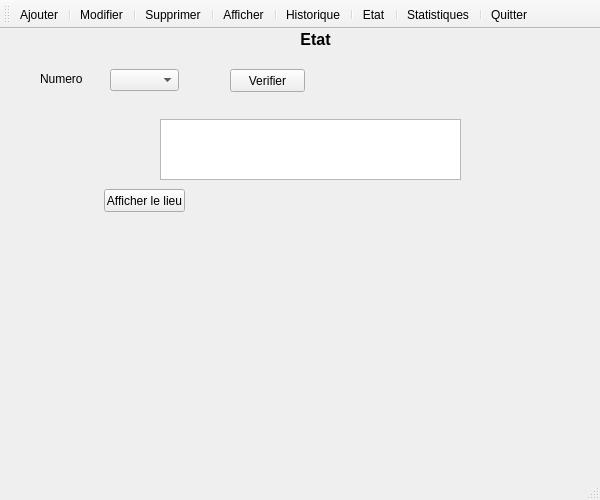
<?xml version="1.0" encoding="UTF-8"?>
<ui version="4.0">
 <class>Abribus</class>
 <widget class="QMainWindow" name="Abribus">
  <property name="geometry">
   <rect>
    <x>0</x>
    <y>0</y>
    <width>600</width>
    <height>500</height>
   </rect>
  </property>
  <property name="windowTitle">
   <string>Abribus</string>
  </property>
  <property name="windowIcon">
   <iconset resource="ressource.qrc">
    <normaloff>:/icone/ChoixObjet/bus-stop.png</normaloff>:/icone/ChoixObjet/bus-stop.png</iconset>
  </property>
  <widget class="QWidget" name="centralwidget">
   <widget class="QStackedWidget" name="stackedWidget">
    <property name="geometry">
     <rect>
      <x>0</x>
      <y>0</y>
      <width>600</width>
      <height>600</height>
     </rect>
    </property>
    <property name="currentIndex">
     <number>5</number>
    </property>
    <widget class="QWidget" name="Ajouter">
     <widget class="QLabel" name="label_3">
      <property name="geometry">
       <rect>
        <x>40</x>
        <y>40</y>
        <width>47</width>
        <height>13</height>
       </rect>
      </property>
      <property name="text">
       <string>Numero</string>
      </property>
     </widget>
     <widget class="QLabel" name="label_4">
      <property name="geometry">
       <rect>
        <x>40</x>
        <y>80</y>
        <width>47</width>
        <height>13</height>
       </rect>
      </property>
      <property name="text">
       <string>Nom</string>
      </property>
     </widget>
     <widget class="QLabel" name="label_5">
      <property name="geometry">
       <rect>
        <x>40</x>
        <y>120</y>
        <width>47</width>
        <height>13</height>
       </rect>
      </property>
      <property name="text">
       <string>Lieu</string>
      </property>
     </widget>
     <widget class="QLabel" name="label_6">
      <property name="geometry">
       <rect>
        <x>40</x>
        <y>170</y>
        <width>71</width>
        <height>16</height>
       </rect>
      </property>
      <property name="text">
       <string>Commentaire</string>
      </property>
     </widget>
     <widget class="QLineEdit" name="lineEdit_2">
      <property name="geometry">
       <rect>
        <x>130</x>
        <y>80</y>
        <width>221</width>
        <height>20</height>
       </rect>
      </property>
     </widget>
     <widget class="QTextEdit" name="textEdit">
      <property name="geometry">
       <rect>
        <x>130</x>
        <y>170</y>
        <width>221</width>
        <height>61</height>
       </rect>
      </property>
     </widget>
     <widget class="QLineEdit" name="lineEdit_3">
      <property name="geometry">
       <rect>
        <x>130</x>
        <y>120</y>
        <width>221</width>
        <height>20</height>
       </rect>
      </property>
     </widget>
     <widget class="QSpinBox" name="spinBox">
      <property name="geometry">
       <rect>
        <x>130</x>
        <y>40</y>
        <width>42</width>
        <height>22</height>
       </rect>
      </property>
     </widget>
     <widget class="QPushButton" name="Ajouter_2">
      <property name="geometry">
       <rect>
        <x>180</x>
        <y>340</y>
        <width>75</width>
        <height>23</height>
       </rect>
      </property>
      <property name="text">
       <string>Ajouter</string>
      </property>
     </widget>
     <widget class="QPushButton" name="annuleraj">
      <property name="geometry">
       <rect>
        <x>340</x>
        <y>340</y>
        <width>75</width>
        <height>23</height>
       </rect>
      </property>
      <property name="text">
       <string>Annuler</string>
      </property>
     </widget>
     <widget class="QLabel" name="label_26">
      <property name="geometry">
       <rect>
        <x>260</x>
        <y>0</y>
        <width>111</width>
        <height>21</height>
       </rect>
      </property>
      <property name="text">
       <string>&lt;html&gt;&lt;head/&gt;&lt;body&gt;&lt;p align=&quot;center&quot;&gt;&lt;span style=&quot; font-size:12pt; font-weight:600;&quot;&gt;Ajouter&lt;/span&gt;&lt;/p&gt;&lt;/body&gt;&lt;/html&gt;</string>
      </property>
      <property name="wordWrap">
       <bool>false</bool>
      </property>
     </widget>
     <widget class="QComboBox" name="comboBox_5">
      <property name="geometry">
       <rect>
        <x>130</x>
        <y>260</y>
        <width>69</width>
        <height>22</height>
       </rect>
      </property>
      <item>
       <property name="text">
        <string>Allume</string>
       </property>
      </item>
      <item>
       <property name="text">
        <string>Eteinte</string>
       </property>
      </item>
     </widget>
     <widget class="QLabel" name="label_7">
      <property name="geometry">
       <rect>
        <x>50</x>
        <y>260</y>
        <width>47</width>
        <height>13</height>
       </rect>
      </property>
      <property name="text">
       <string>Etat</string>
      </property>
     </widget>
    </widget>
    <widget class="QWidget" name="Modifier">
     <widget class="QLabel" name="label_10">
      <property name="geometry">
       <rect>
        <x>40</x>
        <y>290</y>
        <width>61</width>
        <height>20</height>
       </rect>
      </property>
      <property name="text">
       <string>Nom capteur</string>
      </property>
     </widget>
     <widget class="QLabel" name="label_11">
      <property name="geometry">
       <rect>
        <x>40</x>
        <y>180</y>
        <width>71</width>
        <height>16</height>
       </rect>
      </property>
      <property name="text">
       <string>Commentaire</string>
      </property>
     </widget>
     <widget class="QPushButton" name="annulermod">
      <property name="geometry">
       <rect>
        <x>340</x>
        <y>330</y>
        <width>75</width>
        <height>23</height>
       </rect>
      </property>
      <property name="text">
       <string>Annuler</string>
      </property>
     </widget>
     <widget class="QLineEdit" name="NomCapteurmo">
      <property name="geometry">
       <rect>
        <x>130</x>
        <y>290</y>
        <width>221</width>
        <height>20</height>
       </rect>
      </property>
     </widget>
     <widget class="QPushButton" name="Enregistrer">
      <property name="geometry">
       <rect>
        <x>180</x>
        <y>330</y>
        <width>75</width>
        <height>23</height>
       </rect>
      </property>
      <property name="text">
       <string>Enregistrer</string>
      </property>
     </widget>
     <widget class="QLabel" name="label_13">
      <property name="geometry">
       <rect>
        <x>40</x>
        <y>40</y>
        <width>47</width>
        <height>13</height>
       </rect>
      </property>
      <property name="text">
       <string>Numero</string>
      </property>
     </widget>
     <widget class="QLineEdit" name="Lieumo">
      <property name="geometry">
       <rect>
        <x>130</x>
        <y>140</y>
        <width>221</width>
        <height>20</height>
       </rect>
      </property>
     </widget>
     <widget class="QLabel" name="label_15">
      <property name="geometry">
       <rect>
        <x>40</x>
        <y>140</y>
        <width>47</width>
        <height>13</height>
       </rect>
      </property>
      <property name="text">
       <string>Lieu</string>
      </property>
     </widget>
     <widget class="QTextEdit" name="Commentairemo">
      <property name="geometry">
       <rect>
        <x>130</x>
        <y>180</y>
        <width>221</width>
        <height>61</height>
       </rect>
      </property>
     </widget>
     <widget class="QLineEdit" name="Nommo">
      <property name="geometry">
       <rect>
        <x>130</x>
        <y>100</y>
        <width>221</width>
        <height>20</height>
       </rect>
      </property>
     </widget>
     <widget class="QLabel" name="label_16">
      <property name="geometry">
       <rect>
        <x>40</x>
        <y>100</y>
        <width>47</width>
        <height>13</height>
       </rect>
      </property>
      <property name="text">
       <string>Nom</string>
      </property>
     </widget>
     <widget class="QComboBox" name="Numerorech">
      <property name="geometry">
       <rect>
        <x>130</x>
        <y>30</y>
        <width>69</width>
        <height>22</height>
       </rect>
      </property>
      <item>
       <property name="text">
        <string/>
       </property>
      </item>
     </widget>
     <widget class="QLabel" name="label_25">
      <property name="geometry">
       <rect>
        <x>260</x>
        <y>0</y>
        <width>111</width>
        <height>21</height>
       </rect>
      </property>
      <property name="text">
       <string>&lt;html&gt;&lt;head/&gt;&lt;body&gt;&lt;p align=&quot;center&quot;&gt;&lt;span style=&quot; font-size:12pt; font-weight:600;&quot;&gt;Modifier&lt;/span&gt;&lt;/p&gt;&lt;/body&gt;&lt;/html&gt;</string>
      </property>
      <property name="wordWrap">
       <bool>false</bool>
      </property>
     </widget>
     <widget class="QLabel" name="label_9">
      <property name="geometry">
       <rect>
        <x>40</x>
        <y>250</y>
        <width>47</width>
        <height>13</height>
       </rect>
      </property>
      <property name="text">
       <string>Etat</string>
      </property>
     </widget>
     <widget class="QComboBox" name="etatmo">
      <property name="geometry">
       <rect>
        <x>130</x>
        <y>250</y>
        <width>69</width>
        <height>22</height>
       </rect>
      </property>
      <item>
       <property name="text">
        <string>Allume</string>
       </property>
      </item>
      <item>
       <property name="text">
        <string>Eteinte</string>
       </property>
      </item>
     </widget>
     <widget class="QLineEdit" name="Numeromo">
      <property name="geometry">
       <rect>
        <x>130</x>
        <y>70</y>
        <width>221</width>
        <height>20</height>
       </rect>
      </property>
     </widget>
     <widget class="QLabel" name="label_12">
      <property name="geometry">
       <rect>
        <x>40</x>
        <y>70</y>
        <width>47</width>
        <height>13</height>
       </rect>
      </property>
      <property name="text">
       <string>Numero</string>
      </property>
     </widget>
     <widget class="QPushButton" name="Rechercher">
      <property name="geometry">
       <rect>
        <x>240</x>
        <y>30</y>
        <width>121</width>
        <height>23</height>
       </rect>
      </property>
      <property name="text">
       <string>Rechercher</string>
      </property>
     </widget>
    </widget>
    <widget class="QWidget" name="Supprimer">
     <widget class="QTextEdit" name="Commentairesupp">
      <property name="geometry">
       <rect>
        <x>130</x>
        <y>190</y>
        <width>221</width>
        <height>61</height>
       </rect>
      </property>
     </widget>
     <widget class="QLabel" name="label_18">
      <property name="geometry">
       <rect>
        <x>40</x>
        <y>40</y>
        <width>47</width>
        <height>13</height>
       </rect>
      </property>
      <property name="text">
       <string>Numero</string>
      </property>
     </widget>
     <widget class="QLabel" name="label_20">
      <property name="geometry">
       <rect>
        <x>40</x>
        <y>190</y>
        <width>71</width>
        <height>16</height>
       </rect>
      </property>
      <property name="text">
       <string>Commentaire</string>
      </property>
     </widget>
     <widget class="QPushButton" name="annulersupp">
      <property name="geometry">
       <rect>
        <x>340</x>
        <y>340</y>
        <width>75</width>
        <height>23</height>
       </rect>
      </property>
      <property name="text">
       <string>Annuler</string>
      </property>
     </widget>
     <widget class="QPushButton" name="supprimer">
      <property name="geometry">
       <rect>
        <x>180</x>
        <y>340</y>
        <width>75</width>
        <height>23</height>
       </rect>
      </property>
      <property name="text">
       <string>Supprimer</string>
      </property>
     </widget>
     <widget class="QComboBox" name="Numerorechsupp">
      <property name="geometry">
       <rect>
        <x>130</x>
        <y>30</y>
        <width>69</width>
        <height>22</height>
       </rect>
      </property>
      <item>
       <property name="text">
        <string>1</string>
       </property>
      </item>
      <item>
       <property name="text">
        <string>2</string>
       </property>
      </item>
      <item>
       <property name="text">
        <string>3</string>
       </property>
      </item>
      <item>
       <property name="text">
        <string>4</string>
       </property>
      </item>
      <item>
       <property name="text">
        <string>5</string>
       </property>
      </item>
      <item>
       <property name="text">
        <string>6</string>
       </property>
      </item>
      <item>
       <property name="text">
        <string>7</string>
       </property>
      </item>
     </widget>
     <widget class="QLineEdit" name="Nomsupp">
      <property name="geometry">
       <rect>
        <x>130</x>
        <y>110</y>
        <width>221</width>
        <height>20</height>
       </rect>
      </property>
     </widget>
     <widget class="QLabel" name="label_21">
      <property name="geometry">
       <rect>
        <x>40</x>
        <y>150</y>
        <width>47</width>
        <height>13</height>
       </rect>
      </property>
      <property name="text">
       <string>Lieu</string>
      </property>
     </widget>
     <widget class="QLineEdit" name="NomCapteursupp">
      <property name="geometry">
       <rect>
        <x>130</x>
        <y>300</y>
        <width>221</width>
        <height>20</height>
       </rect>
      </property>
     </widget>
     <widget class="QLabel" name="label_22">
      <property name="geometry">
       <rect>
        <x>40</x>
        <y>300</y>
        <width>61</width>
        <height>20</height>
       </rect>
      </property>
      <property name="text">
       <string>Nom capteur</string>
      </property>
     </widget>
     <widget class="QLabel" name="label_23">
      <property name="geometry">
       <rect>
        <x>40</x>
        <y>110</y>
        <width>47</width>
        <height>13</height>
       </rect>
      </property>
      <property name="text">
       <string>Nom</string>
      </property>
     </widget>
     <widget class="QLineEdit" name="Lieusupp">
      <property name="geometry">
       <rect>
        <x>130</x>
        <y>150</y>
        <width>221</width>
        <height>20</height>
       </rect>
      </property>
     </widget>
     <widget class="QLabel" name="label_24">
      <property name="geometry">
       <rect>
        <x>260</x>
        <y>0</y>
        <width>111</width>
        <height>21</height>
       </rect>
      </property>
      <property name="text">
       <string>&lt;html&gt;&lt;head/&gt;&lt;body&gt;&lt;p align=&quot;center&quot;&gt;&lt;span style=&quot; font-size:12pt; font-weight:600;&quot;&gt;Supprimer&lt;/span&gt;&lt;/p&gt;&lt;/body&gt;&lt;/html&gt;</string>
      </property>
      <property name="wordWrap">
       <bool>false</bool>
      </property>
     </widget>
     <widget class="QComboBox" name="etatsupp">
      <property name="geometry">
       <rect>
        <x>130</x>
        <y>260</y>
        <width>69</width>
        <height>22</height>
       </rect>
      </property>
      <item>
       <property name="text">
        <string>Allume</string>
       </property>
      </item>
      <item>
       <property name="text">
        <string>Eteinte</string>
       </property>
      </item>
     </widget>
     <widget class="QLabel" name="label_14">
      <property name="geometry">
       <rect>
        <x>50</x>
        <y>260</y>
        <width>47</width>
        <height>13</height>
       </rect>
      </property>
      <property name="text">
       <string>Etat</string>
      </property>
     </widget>
     <widget class="QLabel" name="label_17">
      <property name="geometry">
       <rect>
        <x>40</x>
        <y>70</y>
        <width>47</width>
        <height>13</height>
       </rect>
      </property>
      <property name="text">
       <string>Numero</string>
      </property>
     </widget>
     <widget class="QLineEdit" name="Numerosupp">
      <property name="geometry">
       <rect>
        <x>130</x>
        <y>70</y>
        <width>221</width>
        <height>20</height>
       </rect>
      </property>
     </widget>
     <widget class="QPushButton" name="Recherchersupp">
      <property name="geometry">
       <rect>
        <x>250</x>
        <y>30</y>
        <width>75</width>
        <height>23</height>
       </rect>
      </property>
      <property name="text">
       <string>Rechercher</string>
      </property>
     </widget>
    </widget>
    <widget class="QWidget" name="Afficher">
     <widget class="QLabel" name="label_29">
      <property name="geometry">
       <rect>
        <x>260</x>
        <y>0</y>
        <width>111</width>
        <height>21</height>
       </rect>
      </property>
      <property name="text">
       <string>&lt;html&gt;&lt;head/&gt;&lt;body&gt;&lt;p align=&quot;center&quot;&gt;&lt;span style=&quot; font-size:12pt; font-weight:600;&quot;&gt;Afficher&lt;/span&gt;&lt;/p&gt;&lt;/body&gt;&lt;/html&gt;</string>
      </property>
      <property name="wordWrap">
       <bool>false</bool>
      </property>
     </widget>
     <widget class="QTableView" name="tableView_afficher">
      <property name="geometry">
       <rect>
        <x>5</x>
        <y>51</y>
        <width>591</width>
        <height>331</height>
       </rect>
      </property>
     </widget>
    </widget>
    <widget class="QWidget" name="Historique">
     <widget class="QLabel" name="label_2">
      <property name="geometry">
       <rect>
        <x>60</x>
        <y>30</y>
        <width>47</width>
        <height>13</height>
       </rect>
      </property>
      <property name="text">
       <string>Numero</string>
      </property>
     </widget>
     <widget class="QComboBox" name="Numerorechhist">
      <property name="geometry">
       <rect>
        <x>140</x>
        <y>30</y>
        <width>41</width>
        <height>22</height>
       </rect>
      </property>
      <item>
       <property name="text">
        <string>1</string>
       </property>
      </item>
      <item>
       <property name="text">
        <string>2</string>
       </property>
      </item>
      <item>
       <property name="text">
        <string>3</string>
       </property>
      </item>
      <item>
       <property name="text">
        <string>4</string>
       </property>
      </item>
     </widget>
     <widget class="QLabel" name="label_28">
      <property name="geometry">
       <rect>
        <x>260</x>
        <y>0</y>
        <width>111</width>
        <height>21</height>
       </rect>
      </property>
      <property name="text">
       <string>&lt;html&gt;&lt;head/&gt;&lt;body&gt;&lt;p align=&quot;center&quot;&gt;&lt;span style=&quot; font-size:12pt; font-weight:600;&quot;&gt;Historique&lt;/span&gt;&lt;/p&gt;&lt;/body&gt;&lt;/html&gt;</string>
      </property>
      <property name="wordWrap">
       <bool>false</bool>
      </property>
     </widget>
     <widget class="QTableView" name="tableView_hist">
      <property name="geometry">
       <rect>
        <x>15</x>
        <y>81</y>
        <width>561</width>
        <height>301</height>
       </rect>
      </property>
     </widget>
     <widget class="QPushButton" name="verifierhist">
      <property name="geometry">
       <rect>
        <x>230</x>
        <y>30</y>
        <width>75</width>
        <height>23</height>
       </rect>
      </property>
      <property name="text">
       <string>Verifier</string>
      </property>
     </widget>
    </widget>
    <widget class="QWidget" name="Etat">
     <widget class="QComboBox" name="Numerorechetat">
      <property name="geometry">
       <rect>
        <x>110</x>
        <y>40</y>
        <width>69</width>
        <height>22</height>
       </rect>
      </property>
     </widget>
     <widget class="QLabel" name="label">
      <property name="geometry">
       <rect>
        <x>40</x>
        <y>40</y>
        <width>91</width>
        <height>20</height>
       </rect>
      </property>
      <property name="text">
       <string>Numero</string>
      </property>
     </widget>
     <widget class="QLabel" name="label_27">
      <property name="geometry">
       <rect>
        <x>260</x>
        <y>0</y>
        <width>111</width>
        <height>21</height>
       </rect>
      </property>
      <property name="text">
       <string>&lt;html&gt;&lt;head/&gt;&lt;body&gt;&lt;p align=&quot;center&quot;&gt;&lt;span style=&quot; font-size:12pt; font-weight:600;&quot;&gt;Etat&lt;/span&gt;&lt;/p&gt;&lt;/body&gt;&lt;/html&gt;</string>
      </property>
      <property name="wordWrap">
       <bool>false</bool>
      </property>
     </widget>
     <widget class="QTableView" name="tableView_etat">
      <property name="geometry">
       <rect>
        <x>160</x>
        <y>90</y>
        <width>301</width>
        <height>61</height>
       </rect>
      </property>
     </widget>
     <widget class="QPushButton" name="Verifier">
      <property name="geometry">
       <rect>
        <x>230</x>
        <y>40</y>
        <width>75</width>
        <height>23</height>
       </rect>
      </property>
      <property name="text">
       <string>Verifier</string>
      </property>
     </widget>
     <widget class="QLabel" name="imageetat">
      <property name="geometry">
       <rect>
        <x>330</x>
        <y>180</y>
        <width>211</width>
        <height>211</height>
       </rect>
      </property>
      <property name="text">
       <string/>
      </property>
     </widget>
     <widget class="QPushButton" name="lieu">
      <property name="geometry">
       <rect>
        <x>104</x>
        <y>160</y>
        <width>81</width>
        <height>23</height>
       </rect>
      </property>
      <property name="text">
       <string>Afficher le lieu</string>
      </property>
     </widget>
    </widget>
    <widget class="QWidget" name="Statistiques">
     <widget class="QLabel" name="label_30">
      <property name="geometry">
       <rect>
        <x>190</x>
        <y>10</y>
        <width>201</width>
        <height>21</height>
       </rect>
      </property>
      <property name="text">
       <string>&lt;html&gt;&lt;head/&gt;&lt;body&gt;&lt;p align=&quot;center&quot;&gt;&lt;span style=&quot; font-size:12pt; font-weight:600;&quot;&gt;Statistiques des Abribus&lt;/span&gt;&lt;/p&gt;&lt;/body&gt;&lt;/html&gt;</string>
      </property>
      <property name="wordWrap">
       <bool>false</bool>
      </property>
     </widget>
     <widget class="QWidget" name="widget" native="true">
      <property name="geometry">
       <rect>
        <x>29</x>
        <y>129</y>
        <width>551</width>
        <height>291</height>
       </rect>
      </property>
     </widget>
     <widget class="QComboBox" name="day">
      <property name="geometry">
       <rect>
        <x>120</x>
        <y>70</y>
        <width>69</width>
        <height>22</height>
       </rect>
      </property>
      <item>
       <property name="text">
        <string>1</string>
       </property>
      </item>
      <item>
       <property name="text">
        <string>2</string>
       </property>
      </item>
      <item>
       <property name="text">
        <string>3</string>
       </property>
      </item>
      <item>
       <property name="text">
        <string>4</string>
       </property>
      </item>
      <item>
       <property name="text">
        <string>5</string>
       </property>
      </item>
      <item>
       <property name="text">
        <string>6</string>
       </property>
      </item>
      <item>
       <property name="text">
        <string>7</string>
       </property>
      </item>
      <item>
       <property name="text">
        <string>8</string>
       </property>
      </item>
      <item>
       <property name="text">
        <string>9</string>
       </property>
      </item>
      <item>
       <property name="text">
        <string>10</string>
       </property>
      </item>
      <item>
       <property name="text">
        <string>11</string>
       </property>
      </item>
      <item>
       <property name="text">
        <string>12</string>
       </property>
      </item>
      <item>
       <property name="text">
        <string>13</string>
       </property>
      </item>
      <item>
       <property name="text">
        <string>14</string>
       </property>
      </item>
      <item>
       <property name="text">
        <string>15</string>
       </property>
      </item>
      <item>
       <property name="text">
        <string>16</string>
       </property>
      </item>
      <item>
       <property name="text">
        <string>17</string>
       </property>
      </item>
      <item>
       <property name="text">
        <string>18</string>
       </property>
      </item>
      <item>
       <property name="text">
        <string>19</string>
       </property>
      </item>
      <item>
       <property name="text">
        <string>20</string>
       </property>
      </item>
      <item>
       <property name="text">
        <string>21</string>
       </property>
      </item>
      <item>
       <property name="text">
        <string>22</string>
       </property>
      </item>
      <item>
       <property name="text">
        <string>23</string>
       </property>
      </item>
      <item>
       <property name="text">
        <string>24</string>
       </property>
      </item>
      <item>
       <property name="text">
        <string>25</string>
       </property>
      </item>
      <item>
       <property name="text">
        <string>26</string>
       </property>
      </item>
      <item>
       <property name="text">
        <string>27</string>
       </property>
      </item>
      <item>
       <property name="text">
        <string>28</string>
       </property>
      </item>
      <item>
       <property name="text">
        <string>29</string>
       </property>
      </item>
      <item>
       <property name="text">
        <string>30</string>
       </property>
      </item>
      <item>
       <property name="text">
        <string>31</string>
       </property>
      </item>
     </widget>
     <widget class="QLabel" name="label_8">
      <property name="geometry">
       <rect>
        <x>60</x>
        <y>70</y>
        <width>47</width>
        <height>13</height>
       </rect>
      </property>
      <property name="text">
       <string>Date</string>
      </property>
     </widget>
     <widget class="QComboBox" name="month">
      <property name="geometry">
       <rect>
        <x>230</x>
        <y>70</y>
        <width>69</width>
        <height>22</height>
       </rect>
      </property>
      <item>
       <property name="text">
        <string>1</string>
       </property>
      </item>
      <item>
       <property name="text">
        <string>2</string>
       </property>
      </item>
      <item>
       <property name="text">
        <string>3</string>
       </property>
      </item>
      <item>
       <property name="text">
        <string>4</string>
       </property>
      </item>
      <item>
       <property name="text">
        <string>5</string>
       </property>
      </item>
      <item>
       <property name="text">
        <string>6</string>
       </property>
      </item>
      <item>
       <property name="text">
        <string>7</string>
       </property>
      </item>
      <item>
       <property name="text">
        <string>8</string>
       </property>
      </item>
      <item>
       <property name="text">
        <string>9</string>
       </property>
      </item>
      <item>
       <property name="text">
        <string>10</string>
       </property>
      </item>
      <item>
       <property name="text">
        <string>11</string>
       </property>
      </item>
      <item>
       <property name="text">
        <string>12</string>
       </property>
      </item>
     </widget>
     <widget class="QSpinBox" name="year">
      <property name="geometry">
       <rect>
        <x>350</x>
        <y>70</y>
        <width>51</width>
        <height>22</height>
       </rect>
      </property>
      <property name="minimum">
       <number>2016</number>
      </property>
      <property name="maximum">
       <number>2020</number>
      </property>
     </widget>
     <widget class="QLabel" name="label_19">
      <property name="geometry">
       <rect>
        <x>130</x>
        <y>50</y>
        <width>47</width>
        <height>13</height>
       </rect>
      </property>
      <property name="whatsThis">
       <string>&lt;html&gt;&lt;head/&gt;&lt;body&gt;&lt;p align=&quot;center&quot;&gt;&lt;span style=&quot; font-weight:600;&quot;&gt;Jour&lt;/span&gt;&lt;/p&gt;&lt;/body&gt;&lt;/html&gt;</string>
      </property>
      <property name="text">
       <string>&lt;html&gt;&lt;head/&gt;&lt;body&gt;&lt;p align=&quot;center&quot;&gt;&lt;span style=&quot; font-weight:600; color:#ff0000;&quot;&gt;Jour&lt;/span&gt;&lt;/p&gt;&lt;/body&gt;&lt;/html&gt;</string>
      </property>
     </widget>
     <widget class="QLabel" name="label_31">
      <property name="geometry">
       <rect>
        <x>240</x>
        <y>50</y>
        <width>47</width>
        <height>13</height>
       </rect>
      </property>
      <property name="whatsThis">
       <string>&lt;html&gt;&lt;head/&gt;&lt;body&gt;&lt;p align=&quot;center&quot;&gt;&lt;span style=&quot; font-weight:600;&quot;&gt;Jour&lt;/span&gt;&lt;/p&gt;&lt;/body&gt;&lt;/html&gt;</string>
      </property>
      <property name="text">
       <string>&lt;html&gt;&lt;head/&gt;&lt;body&gt;&lt;p align=&quot;center&quot;&gt;&lt;span style=&quot; font-weight:600; color:#ff0000;&quot;&gt;Mois&lt;/span&gt;&lt;/p&gt;&lt;/body&gt;&lt;/html&gt;</string>
      </property>
     </widget>
     <widget class="QLabel" name="label_32">
      <property name="geometry">
       <rect>
        <x>350</x>
        <y>50</y>
        <width>47</width>
        <height>13</height>
       </rect>
      </property>
      <property name="whatsThis">
       <string>&lt;html&gt;&lt;head/&gt;&lt;body&gt;&lt;p align=&quot;center&quot;&gt;&lt;span style=&quot; font-weight:600;&quot;&gt;Jour&lt;/span&gt;&lt;/p&gt;&lt;/body&gt;&lt;/html&gt;</string>
      </property>
      <property name="text">
       <string>&lt;html&gt;&lt;head/&gt;&lt;body&gt;&lt;p align=&quot;center&quot;&gt;&lt;span style=&quot; font-weight:600; color:#ff0000;&quot;&gt;Annee&lt;/span&gt;&lt;/p&gt;&lt;/body&gt;&lt;/html&gt;</string>
      </property>
     </widget>
     <widget class="QPushButton" name="verfier_stat">
      <property name="geometry">
       <rect>
        <x>460</x>
        <y>70</y>
        <width>75</width>
        <height>23</height>
       </rect>
      </property>
      <property name="text">
       <string>Verifier</string>
      </property>
     </widget>
    </widget>
   </widget>
  </widget>
  <widget class="QStatusBar" name="statusbar"/>
  <widget class="QToolBar" name="toolBar">
   <property name="windowTitle">
    <string>toolBar</string>
   </property>
   <property name="iconSize">
    <size>
     <width>32</width>
     <height>32</height>
    </size>
   </property>
   <property name="toolButtonStyle">
    <enum>Qt::ToolButtonTextUnderIcon</enum>
   </property>
   <attribute name="toolBarArea">
    <enum>TopToolBarArea</enum>
   </attribute>
   <attribute name="toolBarBreak">
    <bool>false</bool>
   </attribute>
   <addaction name="actionAjouter"/>
   <addaction name="separator"/>
   <addaction name="actionModifier"/>
   <addaction name="separator"/>
   <addaction name="actionSupprimer"/>
   <addaction name="separator"/>
   <addaction name="actionAfficher"/>
   <addaction name="separator"/>
   <addaction name="actionHistorique"/>
   <addaction name="separator"/>
   <addaction name="actionEtat"/>
   <addaction name="separator"/>
   <addaction name="actionStatistiques"/>
   <addaction name="separator"/>
   <addaction name="actionQuitter"/>
  </widget>
  <action name="actionAjouter">
   <property name="icon">
    <iconset resource="ressource.qrc">
     <normaloff>:/icone/vert/add-square-button.png</normaloff>:/icone/vert/add-square-button.png</iconset>
   </property>
   <property name="text">
    <string>Ajouter</string>
   </property>
  </action>
  <action name="actionModifier">
   <property name="icon">
    <iconset resource="ressource.qrc">
     <normaloff>:/icone/vert/tools.png</normaloff>:/icone/vert/tools.png</iconset>
   </property>
   <property name="text">
    <string>Modifier</string>
   </property>
  </action>
  <action name="actionSupprimer">
   <property name="icon">
    <iconset resource="ressource.qrc">
     <normaloff>:/icone/vert/delete.png</normaloff>:/icone/vert/delete.png</iconset>
   </property>
   <property name="text">
    <string>Supprimer</string>
   </property>
  </action>
  <action name="actionAfficher">
   <property name="icon">
    <iconset resource="ressource.qrc">
     <normaloff>:/icone/vert/list.png</normaloff>:/icone/vert/list.png</iconset>
   </property>
   <property name="text">
    <string>Afficher</string>
   </property>
  </action>
  <action name="actionHistorique">
   <property name="icon">
    <iconset resource="ressource.qrc">
     <normaloff>:/icone/vert/verification-of-delivery-list-clipboard-symbol.png</normaloff>:/icone/vert/verification-of-delivery-list-clipboard-symbol.png</iconset>
   </property>
   <property name="text">
    <string>Historique</string>
   </property>
  </action>
  <action name="actionEtat">
   <property name="icon">
    <iconset resource="ressource.qrc">
     <normaloff>:/icone/status/round.png</normaloff>:/icone/status/round.png</iconset>
   </property>
   <property name="text">
    <string>Etat</string>
   </property>
  </action>
  <action name="actionQuitter">
   <property name="icon">
    <iconset resource="ressource.qrc">
     <normaloff>:/icone/exit.png</normaloff>:/icone/exit.png</iconset>
   </property>
   <property name="text">
    <string>Quitter</string>
   </property>
  </action>
  <action name="actionStatistiques">
   <property name="icon">
    <iconset resource="ressource.qrc">
     <normaloff>:/icone/statistics icons/pie-chart.png</normaloff>:/icone/statistics icons/pie-chart.png</iconset>
   </property>
   <property name="text">
    <string>Statistiques</string>
   </property>
  </action>
 </widget>
 <resources>
  <include location="ressource.qrc"/>
 </resources>
 <connections/>
</ui>
